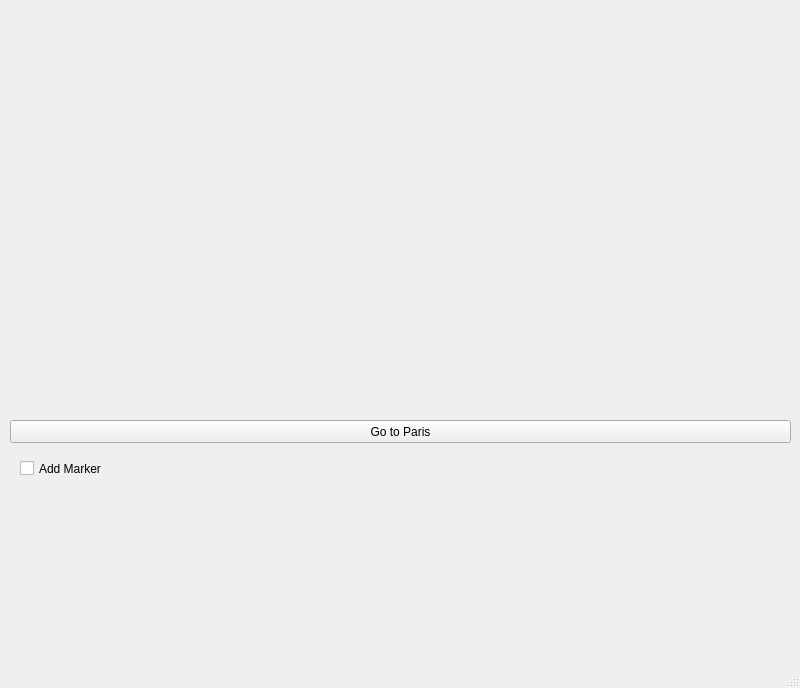
<?xml version="1.0" encoding="UTF-8"?>
<ui version="4.0">
 <class>MainWindow</class>
 <widget class="QMainWindow" name="MainWindow">
  <property name="geometry">
   <rect>
    <x>0</x>
    <y>0</y>
    <width>800</width>
    <height>688</height>
   </rect>
  </property>
  <property name="windowTitle">
   <string>OpenStreetMap</string>
  </property>
  <widget class="QWidget" name="centralwidget">
   <widget class="QWidget" name="view" native="true">
    <property name="geometry">
     <rect>
      <x>10</x>
      <y>10</y>
      <width>781</width>
      <height>391</height>
     </rect>
    </property>
   </widget>
   <widget class="QPushButton" name="go">
    <property name="geometry">
     <rect>
      <x>10</x>
      <y>420</y>
      <width>781</width>
      <height>23</height>
     </rect>
    </property>
    <property name="text">
     <string>Go to Paris</string>
    </property>
   </widget>
   <widget class="QCheckBox" name="checkBox">
    <property name="geometry">
     <rect>
      <x>20</x>
      <y>460</y>
      <width>101</width>
      <height>17</height>
     </rect>
    </property>
    <property name="text">
     <string>Add Marker</string>
    </property>
   </widget>
  </widget>
  <widget class="QMenuBar" name="menubar">
   <property name="geometry">
    <rect>
     <x>0</x>
     <y>0</y>
     <width>800</width>
     <height>21</height>
    </rect>
   </property>
  </widget>
  <widget class="QStatusBar" name="statusbar"/>
 </widget>
 <resources/>
 <connections/>
</ui>
